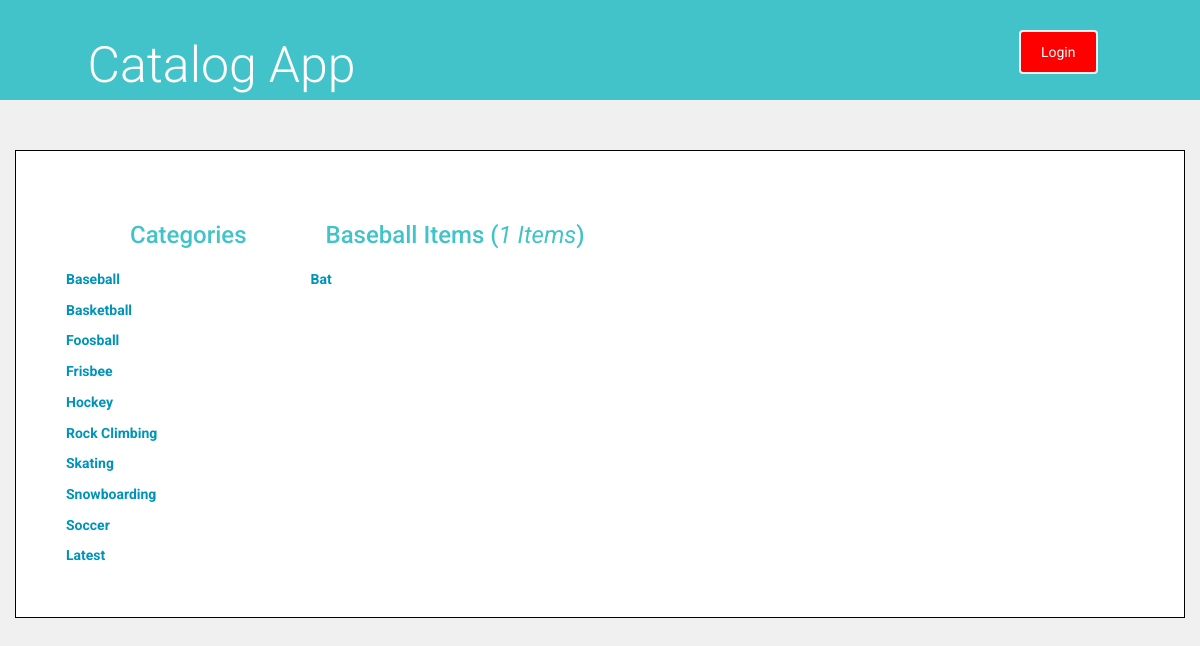
Screenshot of /category/3/ with the database file from the repository.
### database_setup.py (models this page shows, shortened)
class Category(Base):
	__tablename__ = 'category'
	id = Column(Integer, primary_key=True)
	name = Column(String)

class Item(Base):
	__tablename__ = 'item'
	id = Column(Integer, primary_key=True)
	title = Column(String)
	cat_id = Column(Integer, ForeignKey('category.id'))
	description = Column(Text())
	user_id = Column(Integer, ForeignKey('user.id'))
	date_added = Column(DateTime, default=datetime.datetime.utcnow)
	category = relationship(Category, backref='item')

### application.py (the view)
@app.route('/category/<int:category_id>/')
def showCategory(category_id):
    categories = session.query(Category).order_by(asc(Category.name)).all()
    items = session.query(Item).filter_by(
                cat_id=category_id).order_by(desc(Item.date_added)).all()
    category = session.query(Category).filter_by(id=category_id).one()
    count = session.query(Item).filter_by(cat_id=category_id).count()
    return render_template('category.html', items=items,
            category=category, categories=categories, count=count)

### application.py (called while the page is built)
def get_view_rate_limit():
    return getattr(g, '_view_rate_limit', None)

@app.after_request
def inject_x_rate_headers(response):
    limit = get_view_rate_limit()
    if limit and limit.send_x_headers:
        h = response.headers
        h.add('X-RateLimit-Remaining', str(limit.remaining))
        h.add('X-RateLimit-Limit', str(limit.limit))
        h.add('X-RateLimit-Reset', str(limit.reset))
    return response

### templates/category.html (shortened to what this page needs)
{% extends "main.html" %}
{% block content %}
{% include "header.html" %}
<div class="container">
<div class="row padding-top">
<div class="box">
<div class="row">
<div class="col-md-3">
	<div class="row">
	<center><h2>Categories</h2></center>
	</div>
	{% if categories !=[] %}
		{% for category in categories %}
		<div class="category-list">
		<a href = "{{url_for('showCategory', category_id = category.id)}}">
			{{category.name}}
		</a>
		</div>
		{% endfor %}
	{% endif %}
	<div class="category-list">
		<a href="{{url_for('showHome') }}">Latest</a>
	</div>
</div>
<div class="col-md-4">
	<div class="row">
		<h2>{{category.name}} Items (<i>{{count}} Items</i>)</h2>
	</div>
	<div class="row">
	{% if items !=[] %}
		{% for i in items %}
			<div class="row">
			<div class="item-list">
				<a href="{{url_for('showItem', item_id = i.id) }}">{{i.title}}</a> <span class="category">
			</div>
			</div>
		{% endfor %}
	{% endif %}
</div>
<div class="col-md-1"></div>
</div>
</div>
</div>
</div>
{% endblock %}

### static/styles.css (style rules this page uses)
* { font-family: "Helvetica Neue Bold", Roboto, Helvetica, Arial, sans-serif; font-weight: 400; }
body { background-color: #F0F0F0; }
h2 { font-size: 24px; color: #42C3C9; line-height: 29px; }
a { font-size: 14px; color: #0093B9; line-height: 17px; font-weight: 700; }
.padding-top { padding-top: 30px; }
.box { border: 1px solid black; background-color: #FFFFFF; padding: 50px; }
.category-list { background-color: #FFFFFF; font-size: 18px; padding-top: 5px; padding-bottom: : 20px; padding-left: 0px; u }
.item-list { background-color: #FFFFFF; font-size: 18px; padding-top: 5px; padding-bottom: : 20px; padding-left: 0px; u }

### rows the page displays
Category: name "Baseball"
Category: name "Basketball"
Category: name "Foosball"
Category: name "Frisbee"
Category: name "Hockey"
Category: name "Rock Climbing"
Category: name "Skating"
Category: name "Snowboarding"
Category: name "Soccer"
Item: title "Bat"

### other values shown
{{ count }} "1"
